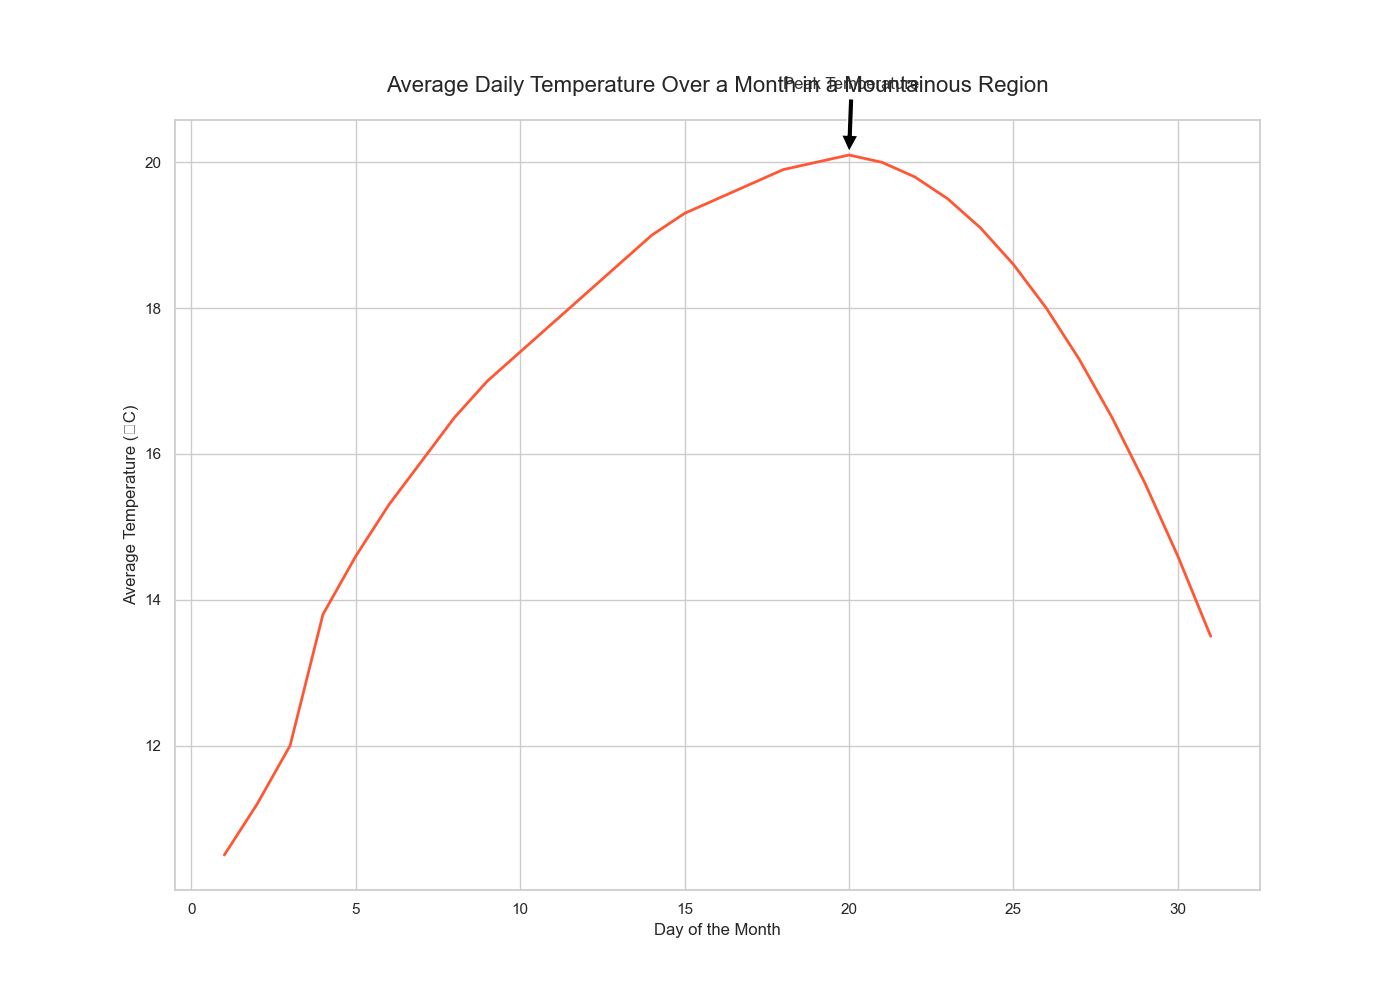

Here is the Python script that generated this plot:

import pandas as pd
import seaborn as sns
import matplotlib.pyplot as plt

# Creating the data
data = {
    'Day': [i for i in range(1, 32)],
    'Average Daily Temperature (°C)': [
        10.5, 11.2, 12.0, 13.8, 14.6, 15.3, 15.9, 16.5, 17.0, 17.4, 17.8,
        18.2, 18.6, 19.0, 19.3, 19.5, 19.7, 19.9, 20.0, 20.1, 20.0, 19.8,
        19.5, 19.1, 18.6, 18.0, 17.3, 16.5, 15.6, 14.6, 13.5
    ],
}

# Creating a DataFrame
df = pd.DataFrame(data)

# Setting the theme and size of the plot, as well as choosing a palette
sns.set_theme(style="whitegrid")
plt.figure(figsize=(14, 10))

# Creating the lineplot
temperature_plot = sns.lineplot(
    x='Day',
    y='Average Daily Temperature (°C)',
    data=df,
    color="#FF5733",
    lw=2
)

# Adding title and labels
plt.title('Average Daily Temperature Over a Month in a Mountainous Region', fontsize=16, pad=20)
plt.xlabel('Day of the Month', fontsize=12)
plt.ylabel('Average Temperature (°C)', fontsize=12)

# Annotations: highlighting the peak temperature
plt.annotate(
    'Peak Temperature',
    xy=(20, 20.1),
    xytext=(18, 21),
    arrowprops=dict(facecolor='black', shrink=0.05),
    fontsize=12,
    color='#333333'
)

# Show the plot
plt.show()
